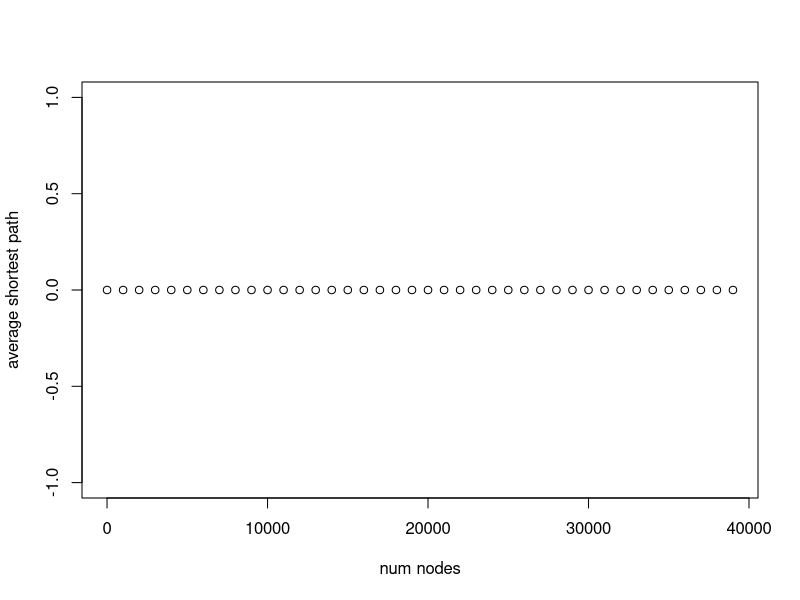
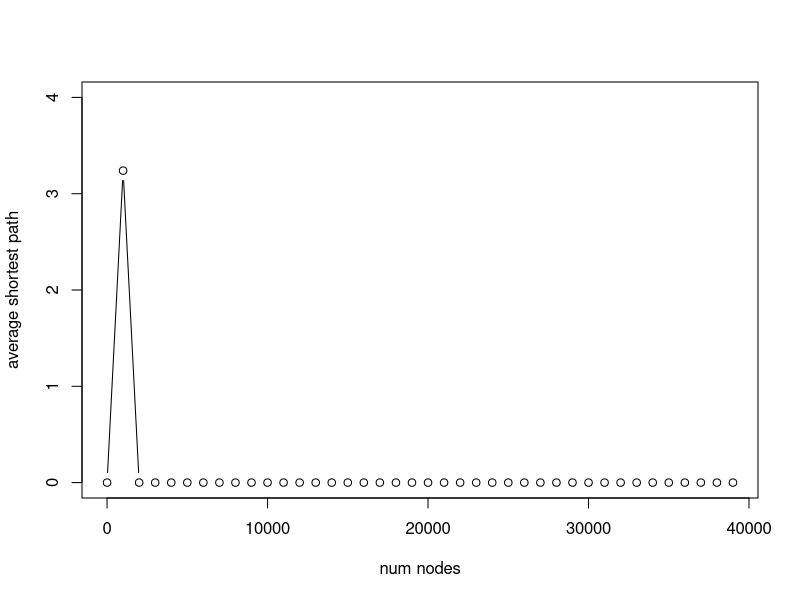
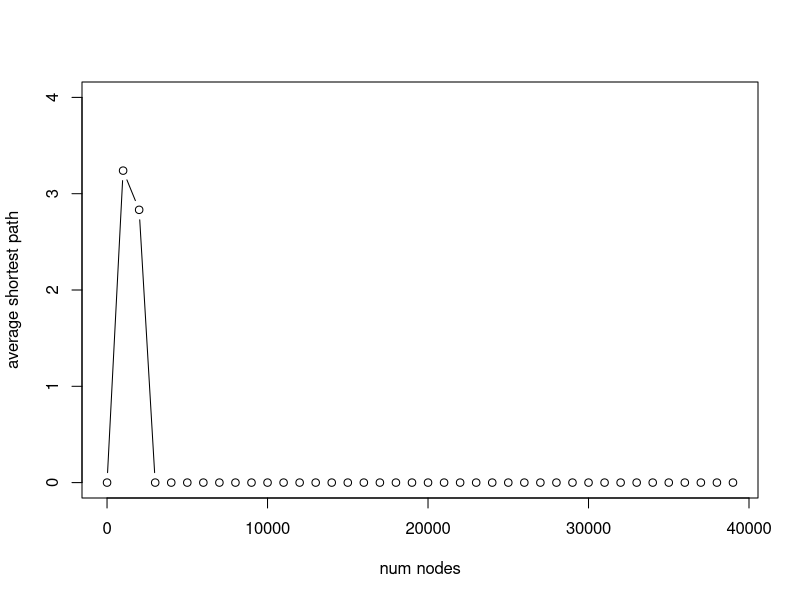
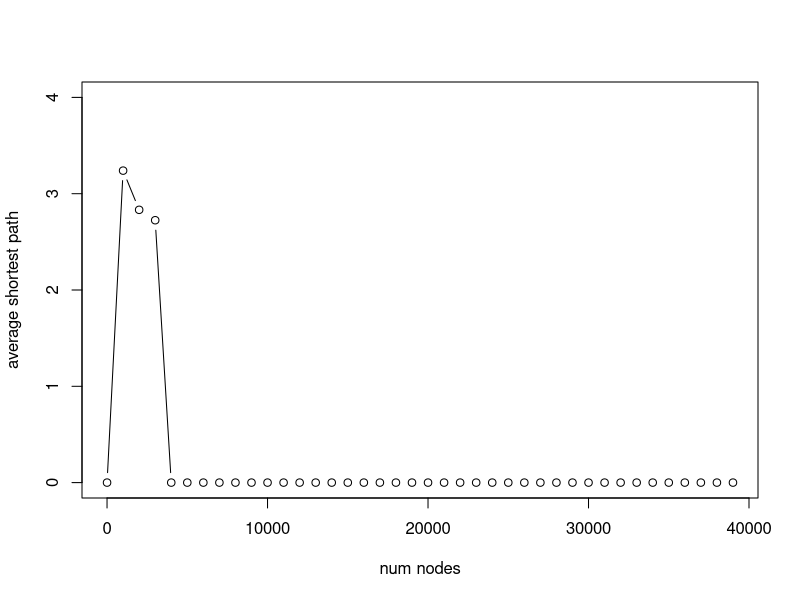
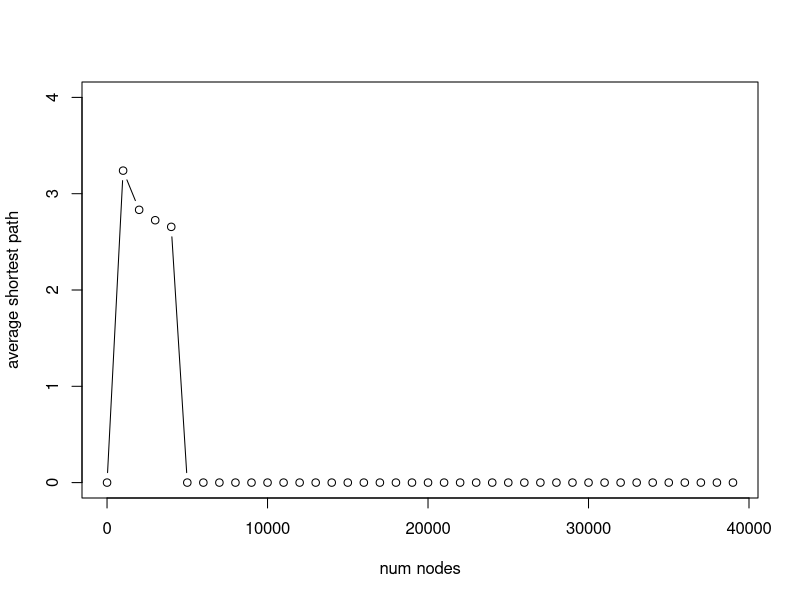
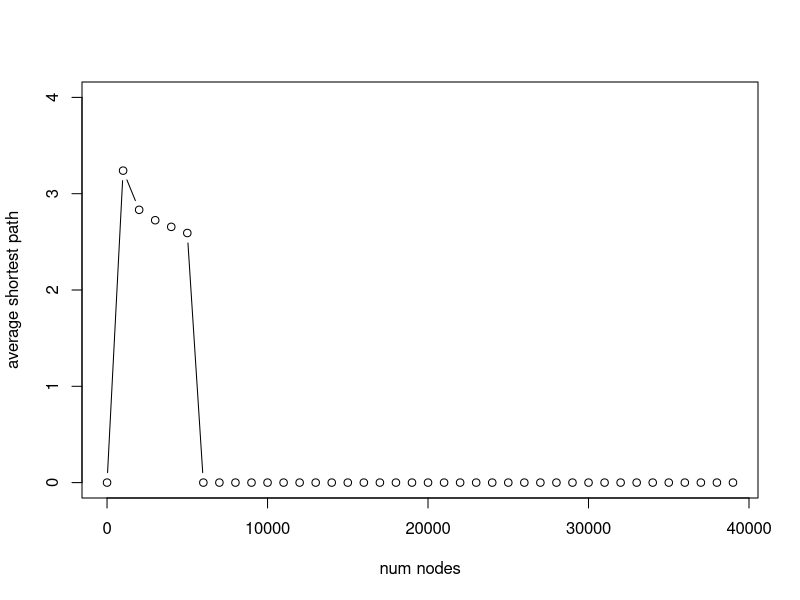
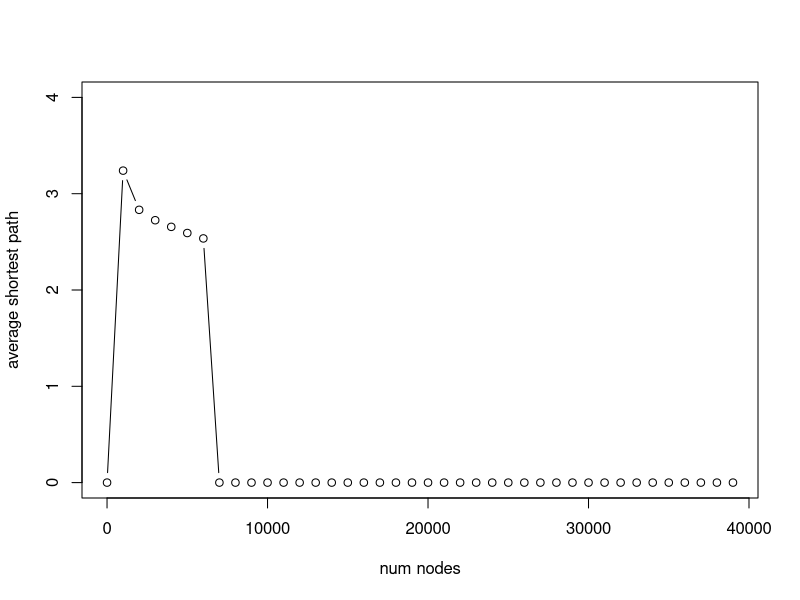
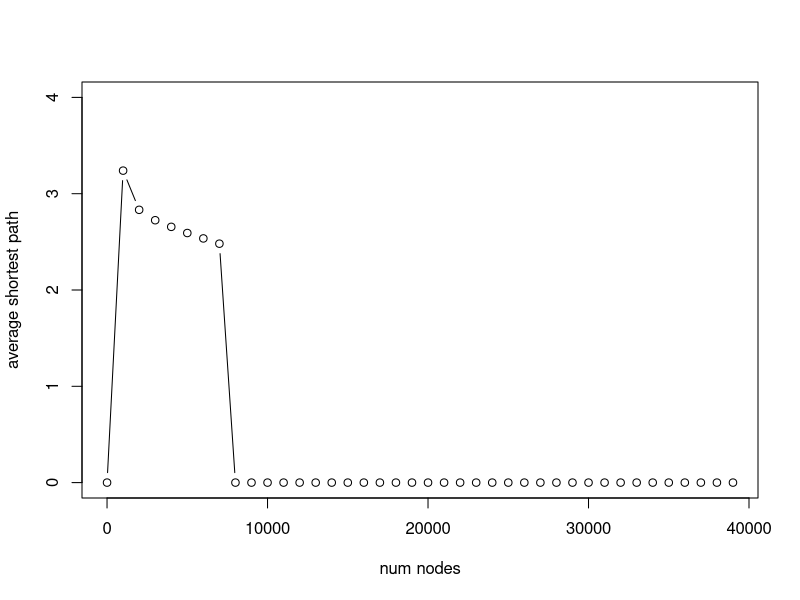

Reproduce these figures in R, in order. (Note: a time limit stopped this script after it produced the figures.)
#install.packages("igraph")
library(igraph)

n_vals <- seq(1, 40000, 1000)
samples <- 2
p <- 0.01

avg_shortest_path <- vector(mode = "numeric", length = length(n_vals))

for (i in seq_along(n_vals)) {
  
  n <- n_vals[i]
  print(n)
  sp_sum <- 0

  for (j in 1:samples) {
    er_graph <- sample_gnp(n, p)
    sp <- average.path.length(er_graph)
    sp[is.nan(sp)] <- 0
    sp_sum <- sp_sum + sp
  }

  avg_shortest_path[i] <- sp_sum / samples
  

  avg_shortest_path[is.na(avg_shortest_path)] <- 0
  y_upper_limit <- ceiling(max(avg_shortest_path))
  x_upper_limit <- ceiling(max(n_vals))
  
  plot(n_vals, avg_shortest_path,
       ylab='average shortest path',
       xlab='num nodes',
       xlim = c(0, x_upper_limit),
       ylim = c(0, y_upper_limit),
       type = "b")
}

avg_shortest_path[is.na(avg_shortest_path)] <- 0
y_upper_limit <- ceiling(max(avg_shortest_path))
x_upper_limit <- ceiling(max(n_vals))

plot(n_vals, avg_shortest_path,
     ylab='average shortest path',
     xlab='num nodes',
     xlim = c(0, x_upper_limit),
     ylim = c(0, y_upper_limit),
     type = "b")
